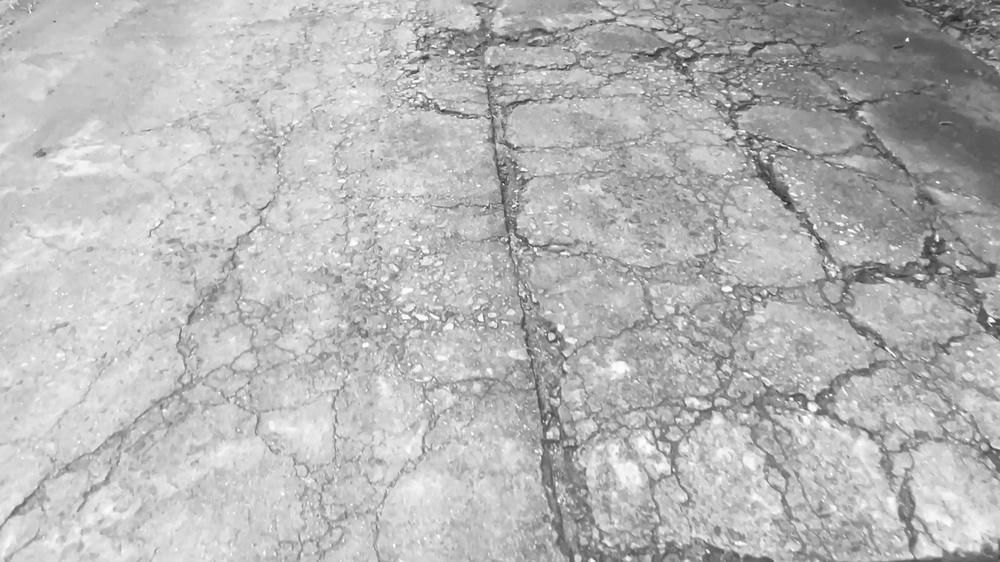
#> input picture frames/enhanced/1_Grayscale/aligatorCracking_frame_13.jpg, 1000 x 562 px, shrunk from 1920 x 1080 before the run, found by its file name; its folder holds only this picture in this run
$ jupyter execute noise_analysis.ipynb
#> lines starting #> are read from the running program, lines starting #| are printed output that depends on the picture
[cell 1]
import cv2
import os
import matplotlib.pyplot as plt

frames_folder = "../frames/enhanced/1_Grayscale"
output_folder = "../frames/enhanced/2_NoiseReduced"

# Process only few images for analysis
max_images = 3
count = 0

for file in os.listdir(frames_folder):
    if not file.endswith((".jpg", ".png", ".jpeg")):
        continue

    path = os.path.join(frames_folder, file)
    img = cv2.imread(path, cv2.IMREAD_GRAYSCALE)
#> img is the input picture: shape (562, 1000); min 39, max 255, mean 181.9

    if img is None:
        continue

    # NOISE REMOVAL (Median Filter)
    denoised = cv2.medianBlur(img, 5)

    # Save the denoised image
    cv2.imwrite(os.path.join(output_folder, file), denoised)

    # Visual Analysis (Before and After)
    if count < max_images:
        plt.figure(figsize=(10,4))

        plt.subplot(1,2,1)
        plt.imshow(img, cmap="gray")
        plt.title("Original (Noisy)")
        plt.axis("off")

        plt.subplot(1,2,2)
        plt.imshow(denoised, cmap="gray")
        plt.title("Denoised")
        plt.axis("off")

        plt.suptitle(f"Noise Reduction Analysis: {file}")
        plt.show()
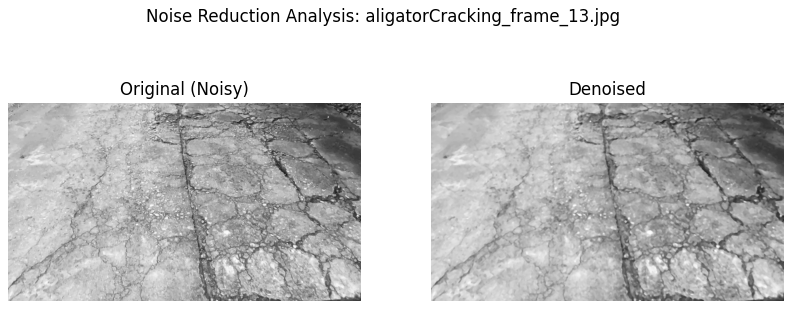
#> figure drawn by matplotlib, 2 panels

        # Histrogram Comparison
        plt.figure(figsize=(6,4))

        hist1 = cv2.calcHist([img],[0],None,[256],[0,256])
#> hist1 = 256 values, max 9789 at index 201, min 0 at index 0, mean 2195.3
        hist2 = cv2.calcHist([denoised],[0],None,[256],[0,256])
#> hist2 = 256 values, max 10411 at index 202, min 0 at index 0, mean 2195.3

        plt.plot(hist1, label="Original")
        plt.plot(hist2, label="Denoised")
        plt.title("Histogram Comparison")
        plt.legend()
        plt.show()
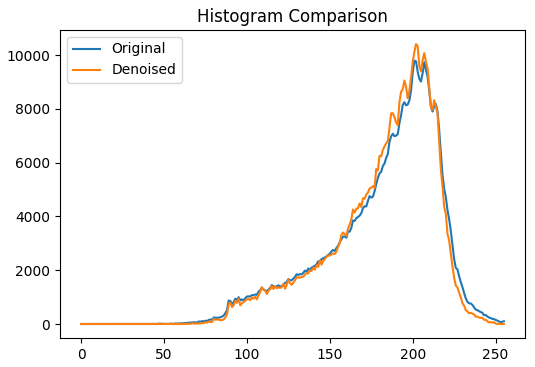
#> figure drawn by matplotlib, 1 panel; curve peaks at x = 201, y = 9789; curve peaks at x = 202, y = 10411

        count += 1

print("Noise analysis + reduction completed.")

$ run again, on frames/enhanced/1_Grayscale/aligatorCracking_frame__21.jpg
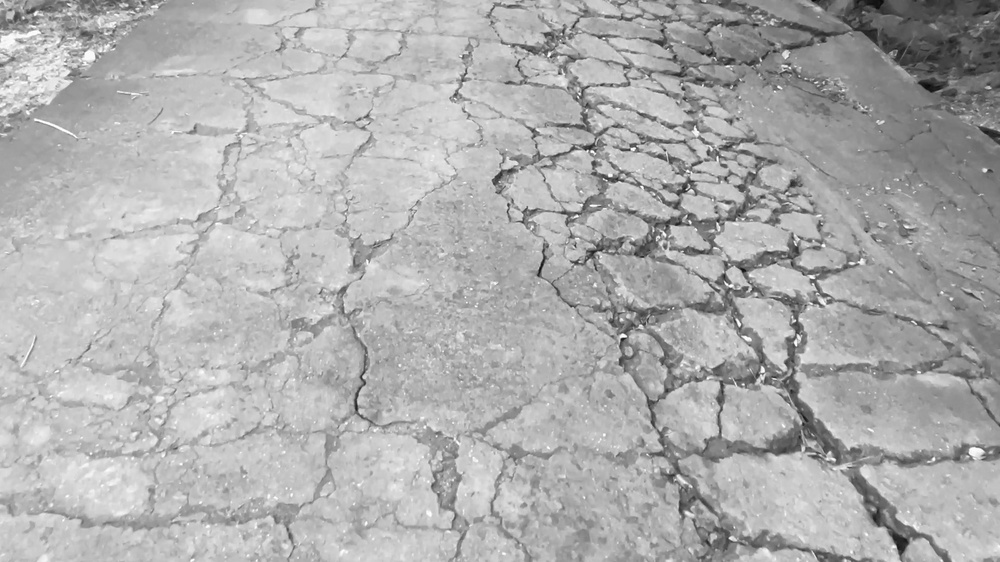
#> input picture frames/enhanced/1_Grayscale/aligatorCracking_frame__21.jpg, 1000 x 562 px, shrunk from 1920 x 1080 before the run, found by its file name
#> img is the input picture: shape (562, 1000); min 6, max 255, mean 174.3
#> `plt.show()`:
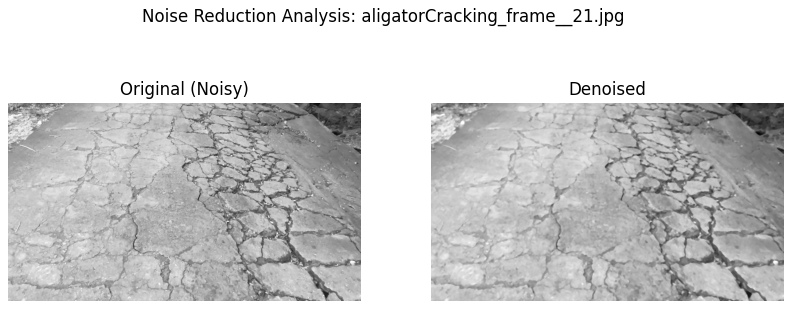
#> figure drawn by matplotlib, 2 panels
#> hist1 = 256 values, max 10846 at index 200, min 0 at index 0, mean 2195.3
#> hist2 = 256 values, max 11896 at index 200, min 0 at index 0, mean 2195.3
#> `plt.show()`:
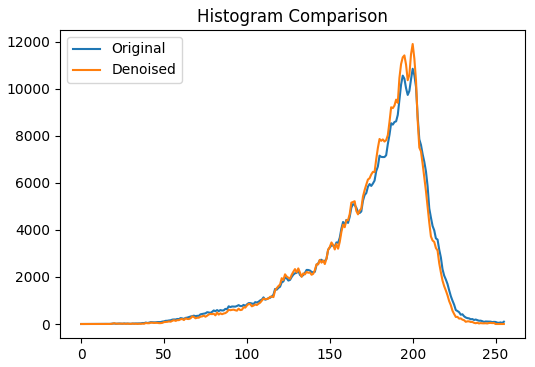
#> figure drawn by matplotlib, 1 panel; curve peaks at x = 200, y = 10846; curve peaks at x = 200, y = 11896

$ run again, on frames/enhanced/1_Grayscale/aligatorCracking_frame__24.jpg
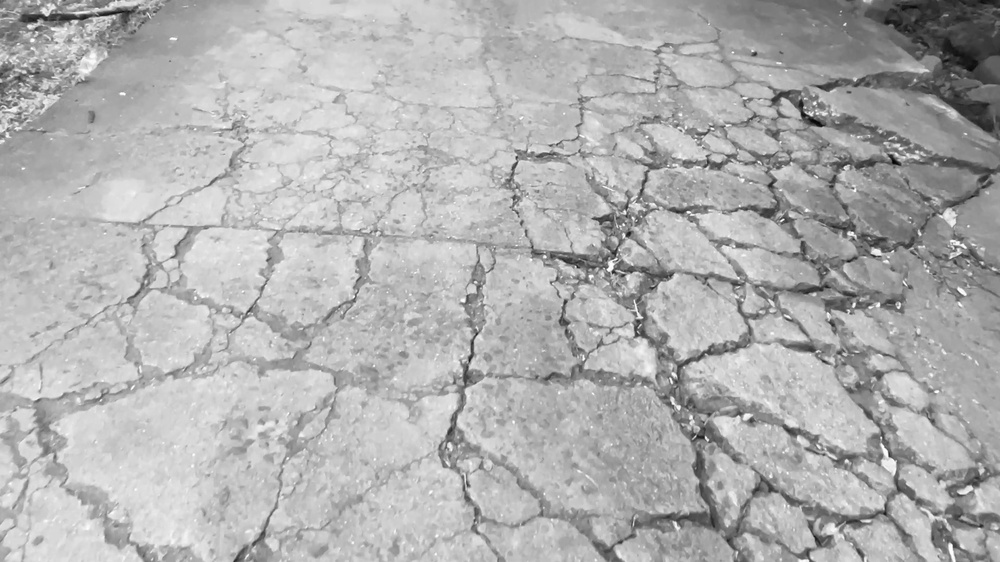
#> input picture frames/enhanced/1_Grayscale/aligatorCracking_frame__24.jpg, 1000 x 562 px, shrunk from 1920 x 1080 before the run, found by its file name
#> img is the input picture: shape (562, 1000); min 2, max 255, mean 176.6
#> `plt.show()`:
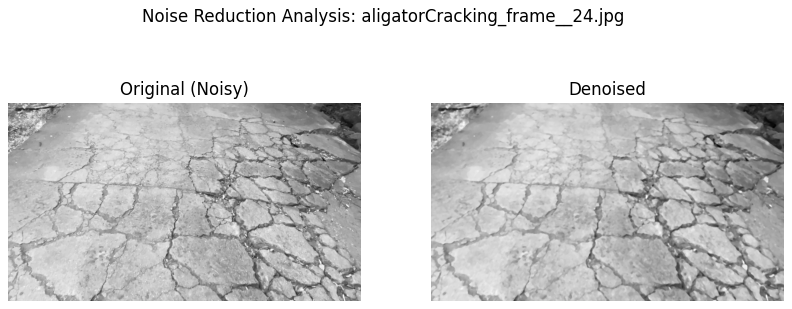
#> figure drawn by matplotlib, 2 panels
#> hist1 = 256 values, max 9277 at index 207, min 0 at index 0, mean 2195.3
#> hist2 = 256 values, max 10007 at index 202, min 0 at index 0, mean 2195.3
#> `plt.show()`:
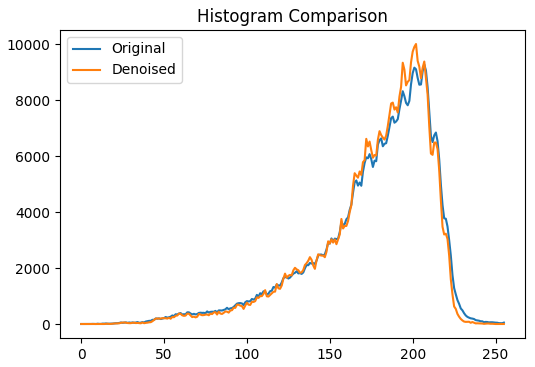
#> figure drawn by matplotlib, 1 panel; curve peaks at x = 207, y = 9277; curve peaks at x = 202, y = 10007

$ run again, on frames/enhanced/1_Grayscale/aligatorCracking_frame__29.jpg
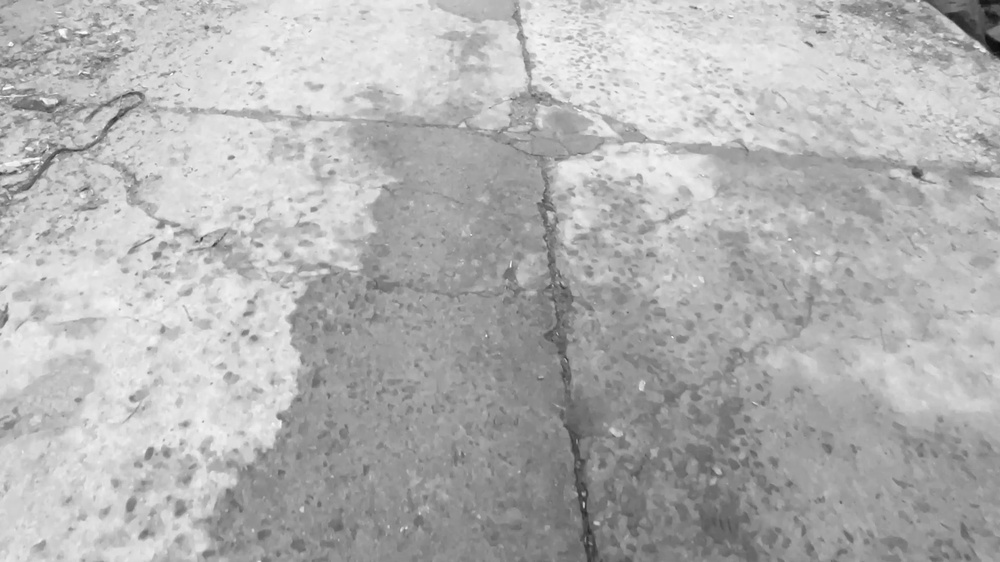
#> input picture frames/enhanced/1_Grayscale/aligatorCracking_frame__29.jpg, 1000 x 562 px, shrunk from 1920 x 1080 before the run, found by its file name
#> img is the input picture: shape (562, 1000); min 10, max 255, mean 178.6
#> `plt.show()`:
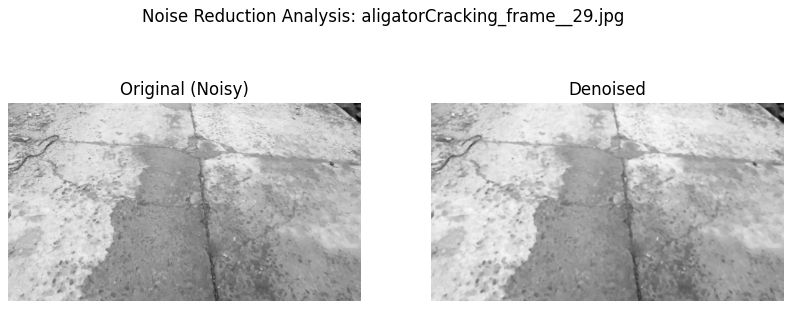
#> figure drawn by matplotlib, 2 panels
#> hist1 = 256 values, max 7538 at index 221, min 0 at index 0, mean 2195.3
#> hist2 = 256 values, max 7826 at index 221, min 0 at index 0, mean 2195.3
#> `plt.show()`:
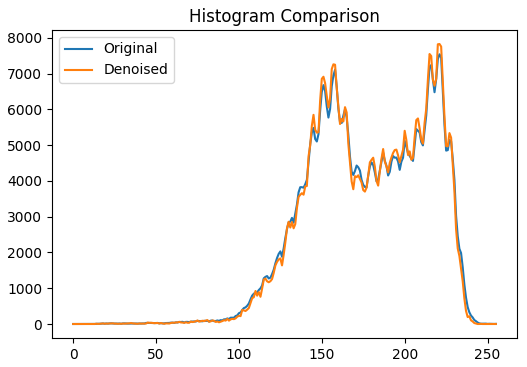
#> figure drawn by matplotlib, 1 panel; curve peaks at x = 221, y = 7538; curve peaks at x = 221, y = 7826

$ run again, on frames/enhanced/1_Grayscale/aligatorCracking_frame_19.jpg
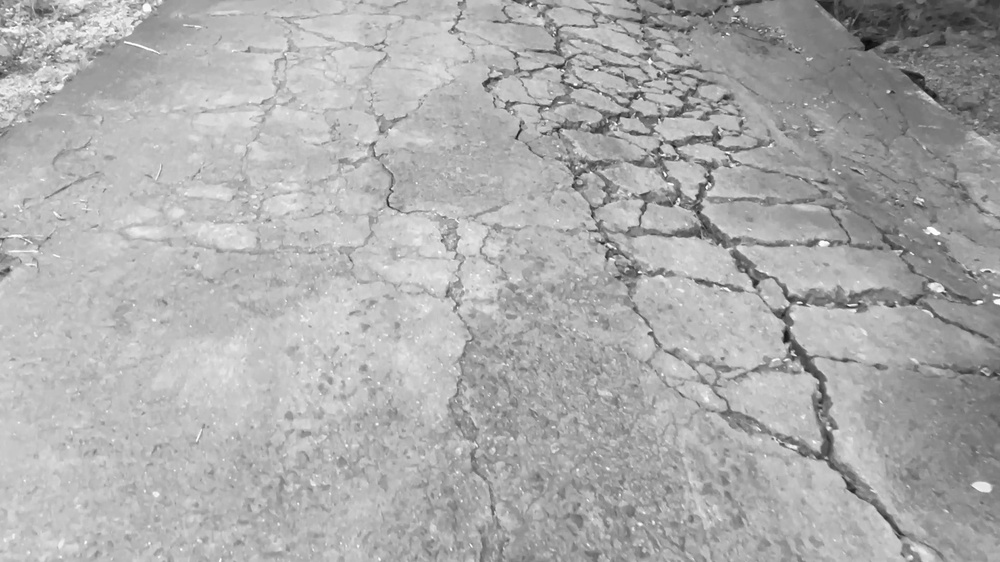
#> input picture frames/enhanced/1_Grayscale/aligatorCracking_frame_19.jpg, 1000 x 562 px, shrunk from 1920 x 1080 before the run, found by its file name
#> img is the input picture: shape (562, 1000); min 9, max 255, mean 172.3
#> `plt.show()`:
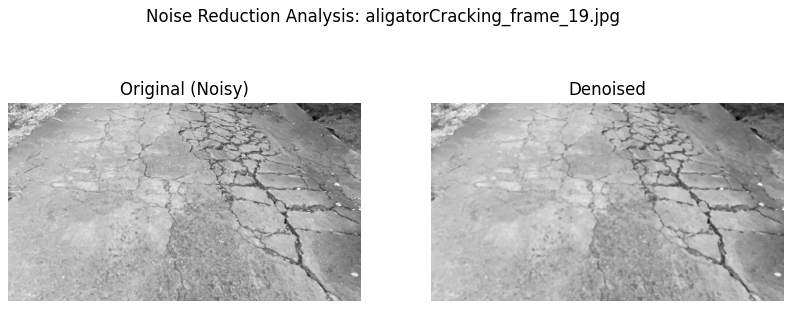
#> figure drawn by matplotlib, 2 panels
#> hist1 = 256 values, max 12623 at index 193, min 0 at index 0, mean 2195.3
#> hist2 = 256 values, max 13833 at index 193, min 0 at index 0, mean 2195.3
#> `plt.show()`:
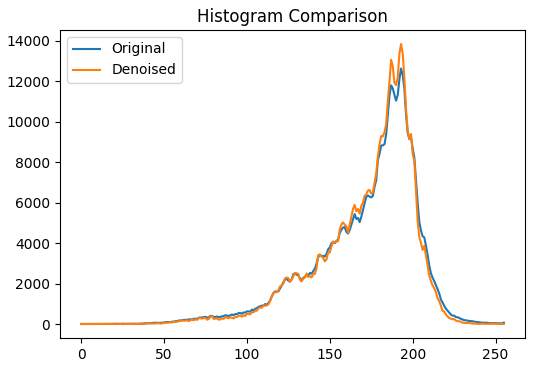
#> figure drawn by matplotlib, 1 panel; curve peaks at x = 193, y = 12623; curve peaks at x = 193, y = 13833
